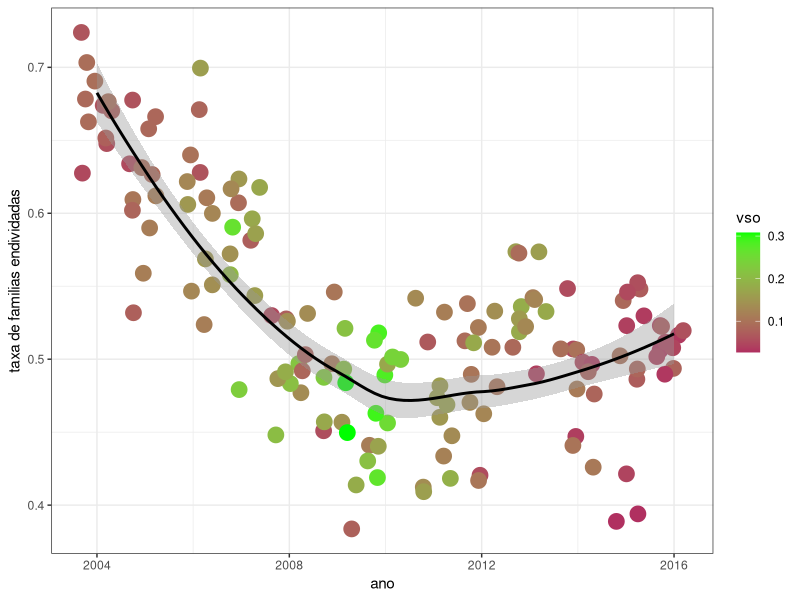
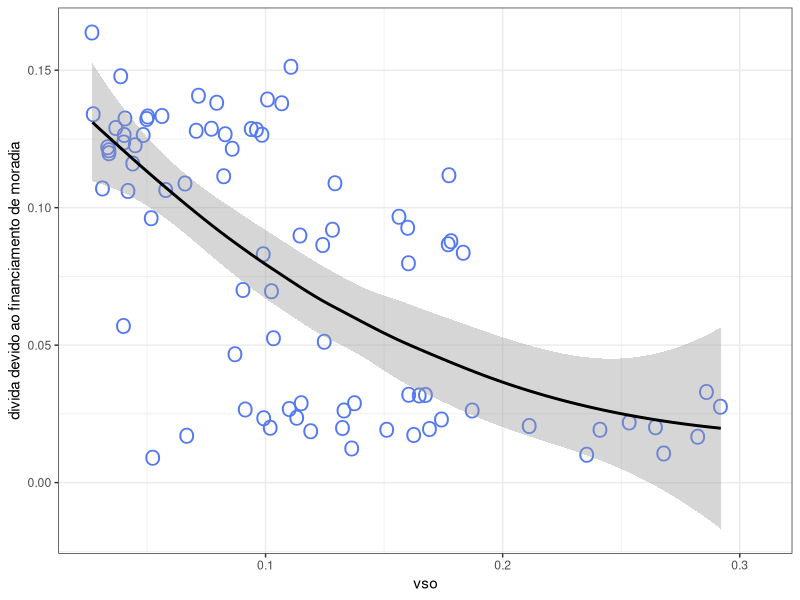
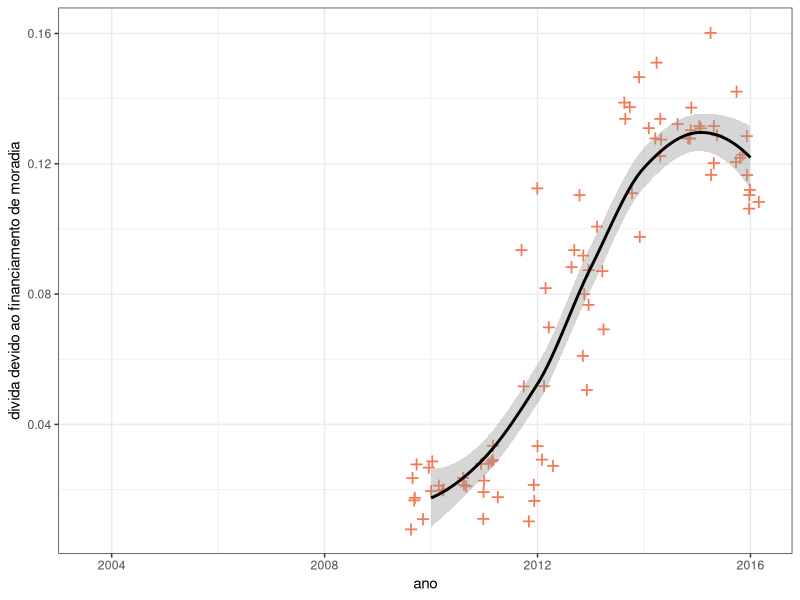
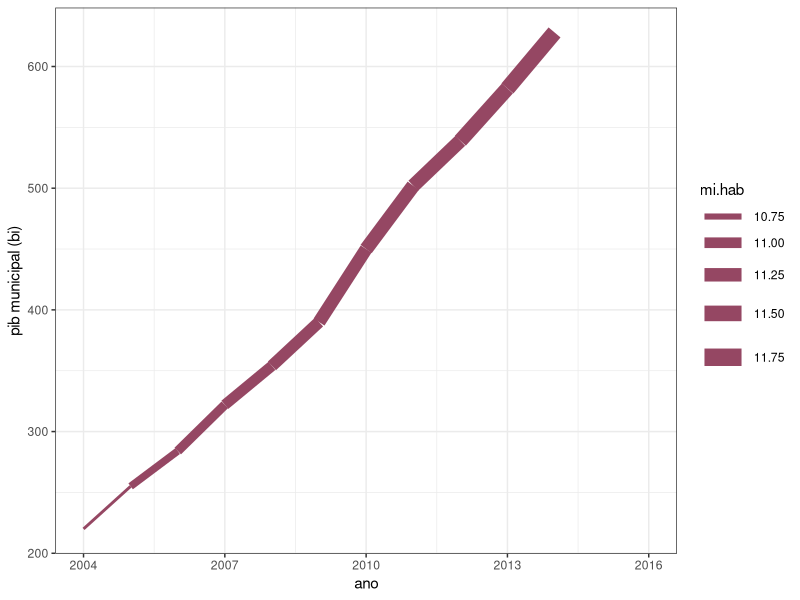

The R source for these figures, in order: (Note: this script raises an error after producing the figures.)
# wrangle.r

library(ggplot2)

df <- read.csv('dados-fixed.csv')

# gg1
gg1 <- ggplot(aes(x=a, y=fam_endividadas, color=vso), data=df) +
		geom_jitter(size=5) + 
		stat_smooth(span=0.95, method='loess', color='black') +
		scale_color_gradient(low='maroon', high='green') +
		theme_bw() +
		xlab('ano') + ylab('taxa de familias endividadas')
ggsave('graficos/gg1.png')

# gg2
gg2 <- ggplot(aes(x=vso, y=porc_divida_financ_casa), data=df) +
		geom_jitter(size=5, shape='O', color='#5378F3') +
		stat_smooth(method='loess', color='black', span=0.95) +
		theme_bw() + xlab('vso') + ylab('divida devido ao financiamento de moradia')
ggsave('graficos/gg2.png')

# gg3
gg3 <- ggplot(aes(x=a, y=porc_divida_financ_casa), data=df) +
		geom_jitter(size=6, shape='+', color='#F37853') +
		stat_smooth(method='loess', color='black', span=0.95) +
		theme_bw() + xlab('ano') + ylab('divida devido ao financiamento de moradia')
ggsave('graficos/gg3.png')

# gg4
dfTmp <- df
dfTmp['mi.hab'] = signif(dfTmp$pop / 1e6, digits=3)
dfTmp$pib = signif(dfTmp$pib * 100, digits=3)
gg4 <- ggplot(aes(x=a, y=pib, size=mi.hab), data=dfTmp) +
		geom_line(color='#954763') + theme_bw() +
		xlab('ano') + ylab('pib municipal (bi)')
ggsave('graficos/gg4.png')

# gg5
dfTmp <- df
#dfTmp$selic <- dfTmp$selic / 100
gg5 <- ggplot() +
		geom_point(aes(x=fam_endividadas, y=selic, color=vso), size=10, alpha=0.5, data=dfTmp) +
		scale_color_gradient(low='#5534DD', high='#DD3455') +
		xlab('taxa de familias endividadas') + ylab('selic (%)') +
		theme_bw()
ggsave('graficos/gg5.png')

# gg7
dfTmp <- df
dfTmp['datas'] <- seq(as.Date("2004-01-01"), by="month", length.out=12*(2016-2004)+10)
gg7 <- ggplot(aes(x=datas, y=selic, color=vso), data=dfTmp) +
		geom_step(size=3, alpha=0.7) + xlab('ano') + ylab('selic (%)') +
		scale_color_gradient(low='dodgerblue4', high='gold') +
		theme_bw()
ggsave('graficos/gg7.png')

# estatisticas
# correlacao de pearson: vso x divida
cor.test(df$vso, df$fam_endividadas, method='pearson')

# correlacao de pearson: vso x divida especifica moradia
cor.test(df$vso, df$porc_divida_financ_casa, method='pearson')

# correlacao de pearson: divida x divida especifica moradia
cor.test(df$fam_endividadas, df$porc_divida_financ_casa, method='pearson')

# correlacao de pearson: selic x vso
cor.test(df$selic, df$vso, method='pearson')

# correlacao de pearson: selic x divida
cor.test(df$selic, df$fam_endividadas, method='pearson')
